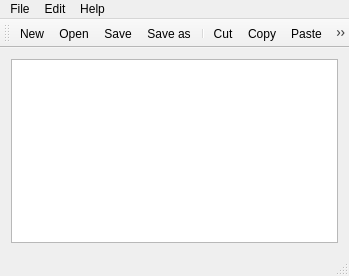
<?xml version="1.0" encoding="UTF-8"?>
<ui version="4.0">
 <class>Notepad</class>
 <widget class="QMainWindow" name="Notepad">
  <property name="geometry">
   <rect>
    <x>0</x>
    <y>0</y>
    <width>349</width>
    <height>276</height>
   </rect>
  </property>
  <property name="windowTitle">
   <string>Notepad</string>
  </property>
  <widget class="QWidget" name="centralWidget">
   <layout class="QVBoxLayout" name="verticalLayout">
    <item>
     <widget class="QTextEdit" name="textEdit"/>
    </item>
   </layout>
  </widget>
  <widget class="QMenuBar" name="menuBar">
   <property name="geometry">
    <rect>
     <x>0</x>
     <y>0</y>
     <width>349</width>
     <height>22</height>
    </rect>
   </property>
   <widget class="QMenu" name="menu">
    <property name="title">
     <string>File</string>
    </property>
    <addaction name="actionNew"/>
    <addaction name="actionOpen"/>
    <addaction name="actionSave"/>
    <addaction name="actionSave_as"/>
    <addaction name="actionQuit"/>
   </widget>
   <widget class="QMenu" name="menuEdit">
    <property name="title">
     <string>Edit</string>
    </property>
    <addaction name="actionCut"/>
    <addaction name="actionCopy"/>
    <addaction name="actionPaste"/>
    <addaction name="separator"/>
    <addaction name="actionUndo"/>
    <addaction name="actionRedo"/>
   </widget>
   <widget class="QMenu" name="menuHelp">
    <property name="title">
     <string>Help</string>
    </property>
    <addaction name="actionAbout"/>
   </widget>
   <addaction name="menu"/>
   <addaction name="menuEdit"/>
   <addaction name="menuHelp"/>
  </widget>
  <widget class="QToolBar" name="mainToolBar">
   <attribute name="toolBarArea">
    <enum>TopToolBarArea</enum>
   </attribute>
   <attribute name="toolBarBreak">
    <bool>false</bool>
   </attribute>
   <addaction name="actionNew"/>
   <addaction name="actionOpen"/>
   <addaction name="actionSave"/>
   <addaction name="actionSave_as"/>
   <addaction name="separator"/>
   <addaction name="actionCut"/>
   <addaction name="actionCopy"/>
   <addaction name="actionPaste"/>
   <addaction name="separator"/>
   <addaction name="actionUndo"/>
   <addaction name="actionRedo"/>
   <addaction name="separator"/>
   <addaction name="actionAbout"/>
  </widget>
  <widget class="QStatusBar" name="statusBar"/>
  <action name="actionNew">
   <property name="icon">
    <iconset resource="notepad.qrc">
     <normaloff>:/image/image/New_Icon.jpg</normaloff>:/image/image/New_Icon.jpg</iconset>
   </property>
   <property name="text">
    <string>New</string>
   </property>
   <property name="shortcut">
    <string>Ctrl+N</string>
   </property>
  </action>
  <action name="actionOpen">
   <property name="icon">
    <iconset resource="notepad.qrc">
     <normaloff>:/image/image/Open_Icon.jpg</normaloff>:/image/image/Open_Icon.jpg</iconset>
   </property>
   <property name="text">
    <string>Open</string>
   </property>
   <property name="shortcut">
    <string>Ctrl+O</string>
   </property>
  </action>
  <action name="actionSave">
   <property name="icon">
    <iconset resource="notepad.qrc">
     <normaloff>:/image/image/Save _con.jpg</normaloff>:/image/image/Save _con.jpg</iconset>
   </property>
   <property name="text">
    <string>Save</string>
   </property>
   <property name="shortcut">
    <string>Ctrl+S</string>
   </property>
  </action>
  <action name="actionSave_as">
   <property name="icon">
    <iconset resource="notepad.qrc">
     <normaloff>:/image/image/save_as.gif</normaloff>:/image/image/save_as.gif</iconset>
   </property>
   <property name="text">
    <string>Save as</string>
   </property>
   <property name="shortcut">
    <string>Ctrl+Q</string>
   </property>
  </action>
  <action name="actionCut">
   <property name="icon">
    <iconset resource="notepad.qrc">
     <normaloff>:/image/image/Cut _Icon.jpg</normaloff>:/image/image/Cut _Icon.jpg</iconset>
   </property>
   <property name="text">
    <string>Cut</string>
   </property>
   <property name="shortcut">
    <string>Ctrl+X</string>
   </property>
  </action>
  <action name="actionCopy">
   <property name="icon">
    <iconset resource="notepad.qrc">
     <normaloff>:/image/image/Copy_Icon.jpg</normaloff>:/image/image/Copy_Icon.jpg</iconset>
   </property>
   <property name="text">
    <string>Copy</string>
   </property>
   <property name="shortcut">
    <string>Ctrl+C</string>
   </property>
  </action>
  <action name="actionPaste">
   <property name="icon">
    <iconset resource="notepad.qrc">
     <normaloff>:/image/image/Paste_Icon.jpg</normaloff>:/image/image/Paste_Icon.jpg</iconset>
   </property>
   <property name="text">
    <string>Paste</string>
   </property>
   <property name="shortcut">
    <string>Ctrl+V</string>
   </property>
  </action>
  <action name="actionUndo">
   <property name="icon">
    <iconset resource="notepad.qrc">
     <normaloff>:/image/image/undo.gif</normaloff>:/image/image/undo.gif</iconset>
   </property>
   <property name="text">
    <string>Undo</string>
   </property>
   <property name="shortcut">
    <string>Ctrl+Z</string>
   </property>
  </action>
  <action name="actionRedo">
   <property name="icon">
    <iconset resource="notepad.qrc">
     <normaloff>:/image/image/redo.gif</normaloff>:/image/image/redo.gif</iconset>
   </property>
   <property name="text">
    <string>Redo</string>
   </property>
   <property name="shortcut">
    <string>Ctrl+Y</string>
   </property>
  </action>
  <action name="actionAbout">
   <property name="icon">
    <iconset resource="notepad.qrc">
     <normaloff>:/image/image/About_Icon.jpg</normaloff>:/image/image/About_Icon.jpg</iconset>
   </property>
   <property name="text">
    <string>About</string>
   </property>
  </action>
  <action name="actionQuit">
   <property name="text">
    <string>Quit</string>
   </property>
   <property name="shortcut">
    <string>Esc</string>
   </property>
  </action>
 </widget>
 <layoutdefault spacing="6" margin="11"/>
 <resources>
  <include location="notepad.qrc"/>
 </resources>
 <connections/>
</ui>
